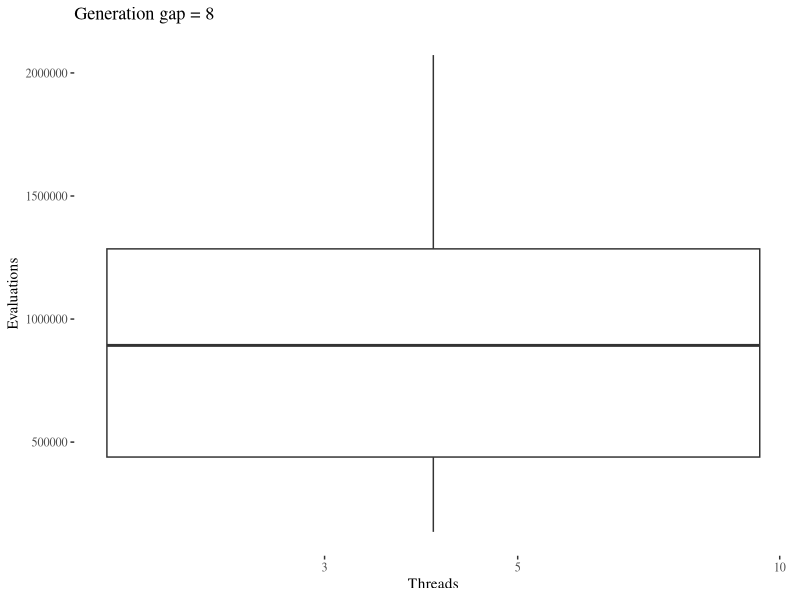
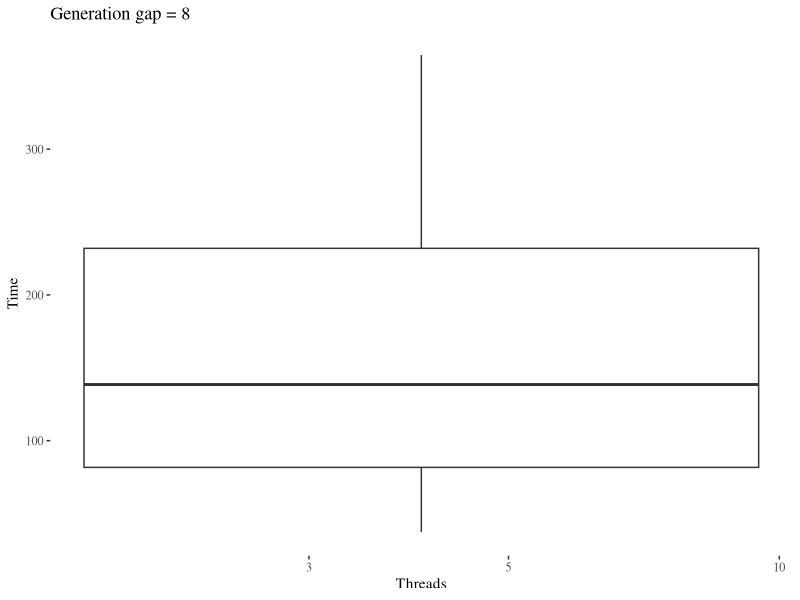
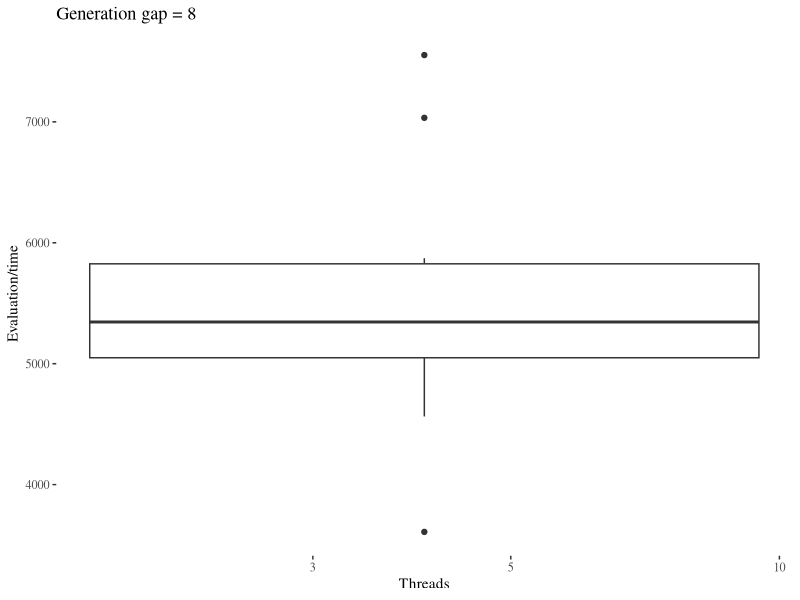
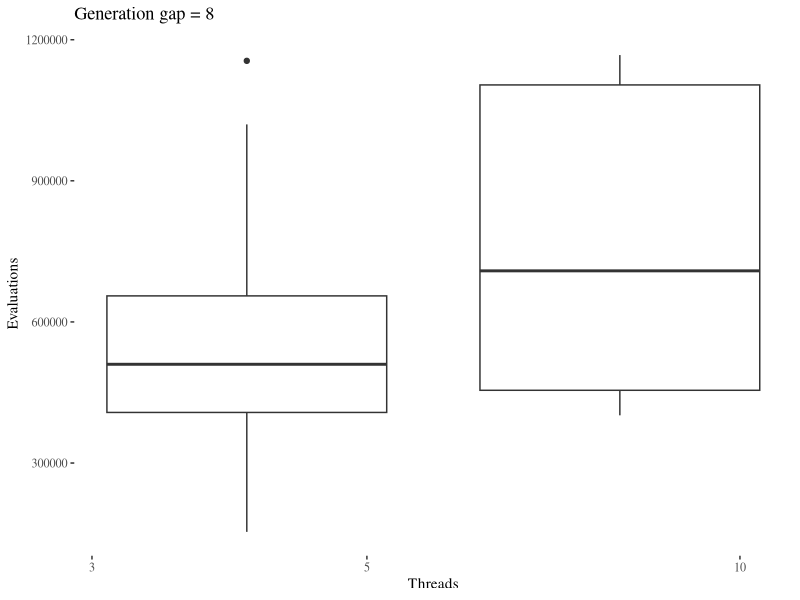
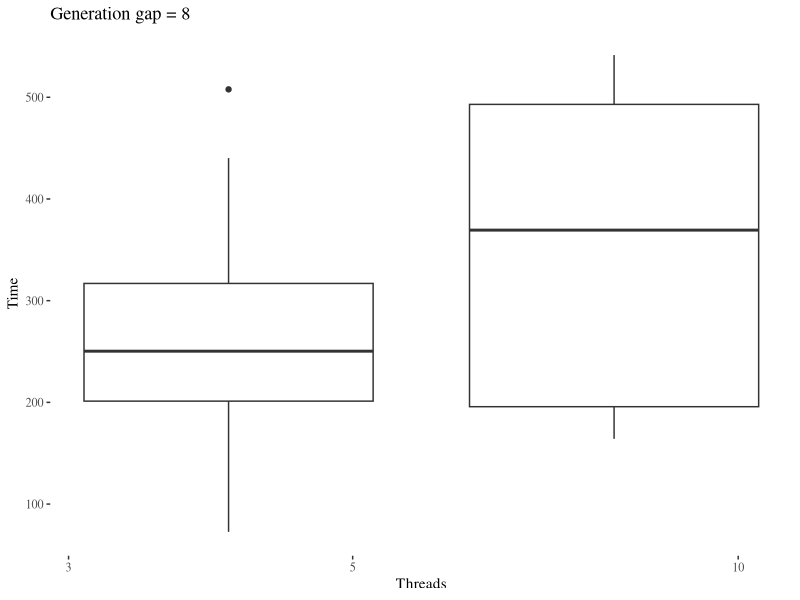
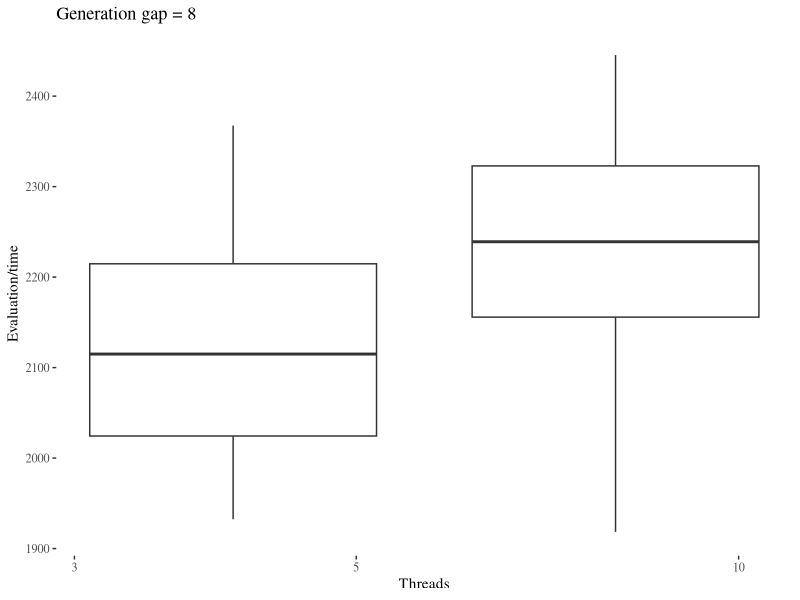
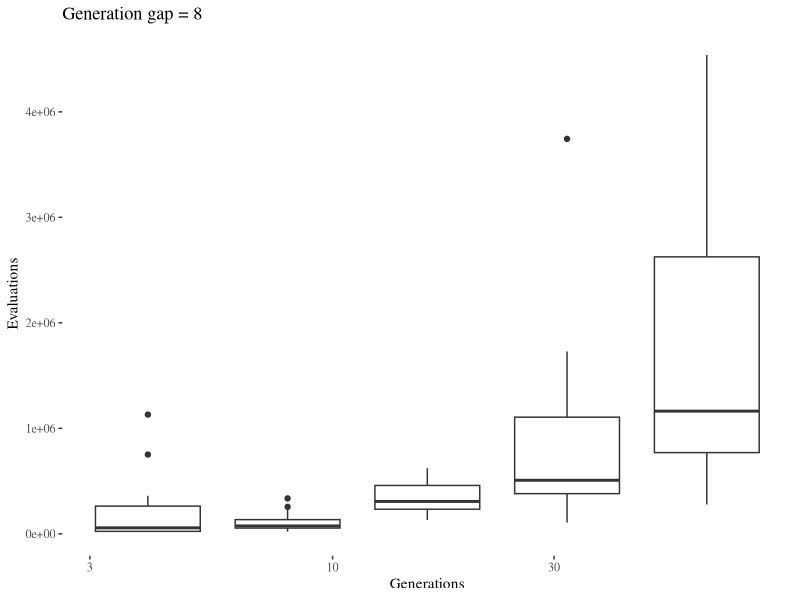
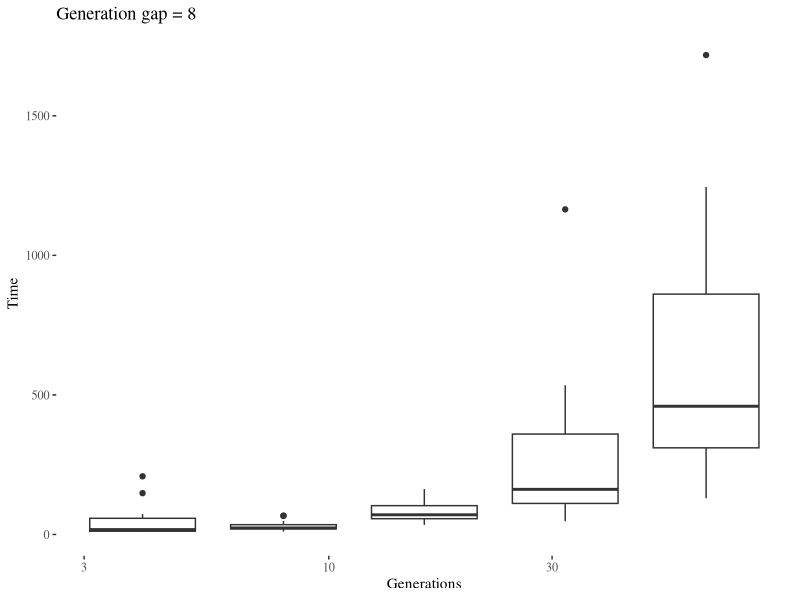

Reproduce these figures in R, in order.
library(reshape2)
library(ggplot2)
library(ggthemes)

data.freqs.threads <- read.csv('../data/gecco-2019-freqs-threads.csv')
ggplot(data.freqs.threads,aes(x=Threads,y=Evaluations,group=Threads))+geom_boxplot()+scale_x_log10()+theme_tufte()+labs(x="Threads",y="Evaluations",title="Generation gap = 8")
ggplot(data.freqs.threads,aes(x=Threads,y=Time,group=Threads))+geom_boxplot()+scale_x_log10()+theme_tufte()+labs(x="Threads",y="Time",title="Generation gap = 8")
ggplot(data.freqs.threads,aes(x=Threads,y=Evaluations/Time,group=Threads))+geom_boxplot()+scale_x_log10()+theme_tufte()+labs(x="Threads",y="Evaluation/time",title="Generation gap = 8")


data.compress.threads <- read.csv('../data/gecco-2019-compress-threads.csv')
ggplot(data.compress.threads,aes(x=Threads,y=Evaluations,group=Threads))+geom_boxplot()+scale_x_log10()+theme_tufte()+labs(x="Threads",y="Evaluations",title="Generation gap = 8")
ggplot(data.compress.threads,aes(x=Threads,y=Time,group=Threads))+geom_boxplot()+scale_x_log10()+theme_tufte()+labs(x="Threads",y="Time",title="Generation gap = 8")
ggplot(data.compress.threads,aes(x=Threads,y=Evaluations/Time,group=Threads))+geom_boxplot()+scale_x_log10()+theme_tufte()+labs(x="Threads",y="Evaluation/time",title="Generation gap = 8")

data.freqs.generations <- read.csv('../data/gecco-2019-freqs-generations.csv')


ggplot(data.freqs.generations,aes(x=Generation.Gap,y=Evaluations,group=Generation.Gap))+geom_boxplot()+scale_x_log10()+theme_tufte()+labs(x="Generations",y="Evaluations",title="Generation gap = 8")
ggplot(data.freqs.generations,aes(x=Generation.Gap,y=Time,group=Generation.Gap))+geom_boxplot()+scale_x_log10()+theme_tufte()+labs(x="Generations",y="Time",title="Generation gap = 8")
ggplot(data.freqs.generations,aes(x=Generation.Gap,y=Evaluations/Time,group=Generation.Gap))+geom_boxplot()+scale_x_log10()+theme_tufte()+labs(x="Generations",y="Evaluation/time",title="Generation gap = 8")


data.compress.generations <- read.csv('../data/gecco-2019-compress-generations.csv')


ggplot(data.compress.generations,aes(x=Generation.Gap,y=Evaluations,group=Generation.Gap))+geom_boxplot()+scale_x_log10()+theme_tufte()+labs(x="Generations",y="Evaluations",title="Generation gap = 8")
ggplot(data.compress.generations,aes(x=Generation.Gap,y=Time,group=Generation.Gap))+geom_boxplot()+scale_x_log10()+theme_tufte()+labs(x="Generations",y="Time",title="Generation gap = 8")
ggplot(data.compress.generations,aes(x=Generation.Gap,y=Evaluations/Time,group=Generation.Gap))+geom_boxplot()+scale_x_log10()+theme_tufte()+labs(x="Generations",y="Evaluation/time",title="Generation gap = 8")

data.generations <- data.frame(
    strategy=c(rep("Compress",length(data.compress.generations$Generation.Gap)),
               rep("EDA",length(data.freqs.generations$Generation.Gap))),
    gap=c(data.compress.generations$Generation.Gap,data.freqs.generations$Generation.Gap),
    evaluations=c(data.compress.generations$Evaluations,data.freqs.generations$Evaluations),
    time=c(data.compress.generations$Time,data.freqs.generations$Time) )

ggplot(data.generations,aes(x=gap,y=evaluations,group=strategy, color=strategy))+ stat_summary(fun.y="mean", geom="line")+geom_point()+scale_y_log10()+scale_x_log10()+theme_tufte()+labs(x="Generations",y="Evaluations")
ggplot(data.generations,aes(x=gap,y=time,group=strategy, color=strategy))+ stat_summary(fun.y="mean", geom="line")+geom_point()+scale_y_log10()+scale_x_log10()+theme_tufte()+labs(x="Generations",y="Evaluations")
ggplot(data.generations,aes(x=gap,y=evaluations/time,group=strategy, color=strategy))+ stat_summary(fun.y="mean", geom="line")+geom_point()+scale_y_log10()+scale_x_log10()+theme_tufte()+labs(x="Generations",y="Evaluations")
